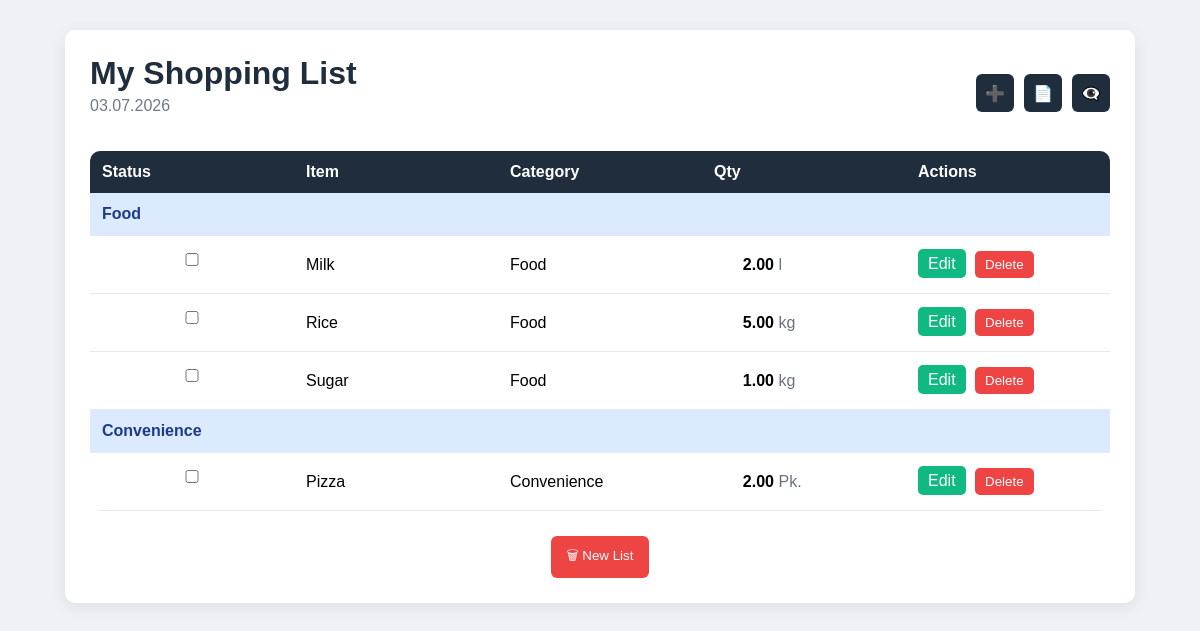
Page /list.php?hide=1&sort=category on the committed database.
### tables this page shows
CREATE TABLE shopping_items (

     
    id INT UNSIGNED AUTO_INCREMENT PRIMARY KEY,

     
    title VARCHAR(40) NOT NULL,

     
    quantity DECIMAL(8,2) NOT NULL,

     
    unit ENUM('l','g','kg','St.','Pk.') NOT NULL,

     
    information VARCHAR(120) NOT NULL DEFAULT '',

     
    category ENUM('food','convenience','non-food') NOT NULL,

     
    status TINYINT(1) NOT NULL DEFAULT 0,

     
    created_at TIMESTAMP DEFAULT CURRENT_TIMESTAMP,

     
    updated_at TIMESTAMP DEFAULT CURRENT_TIMESTAMP
        ON UPDATE CURRENT_TIMESTAMP
);

### inc/functions.inc.php (called while the page is built, shortened)
<?php
function e($text)
{
    return htmlspecialchars($text, ENT_QUOTES, 'UTF-8');
}
function categoryName($category)
{
    switch ($category) {
        case "food":
            return "Food";
        case "convenience":
            return "Convenience";
    }
}
function today()
{
    return date("d.m.Y");
}

### inc/database_functions.inc.php (called while the page is built, shortened)
<?php
function getAllItems($orderByCategory = false, $hideCompleted = false)
{
    $pdo = connectDatabase();
    $sql = "SELECT * FROM shopping_items";
    $conditions = [];
    if ($hideCompleted) {
        $conditions[] = "status = 0";
    }
    if (!empty($conditions)) {
        $sql .= " WHERE " . implode(" AND ", $conditions);
    }
    if ($orderByCategory) {
        $sql .= " ORDER BY category, title";
    } else {
        $sql .= " ORDER BY id";
    }
    $stmt = $pdo->prepare($sql);
    $stmt->execute();
    return $stmt->fetchAll();
}

### list.php (the view, shortened to what this page needs)
<?php
require_once "inc/database_functions.inc.php";
require_once "inc/functions.inc.php";
$sort = isset($_GET['sort']) && $_GET['sort'] === "category";
$hide = isset($_GET['hide']) ? (int)$_GET['hide'] : 0;
$items = getAllItems($sort, $hide);
?>
<!DOCTYPE html>
<html lang="en">
<head>
    <link rel="stylesheet" href="css/style.css">
</head>
<body>
<div class="container">
    <div class="top-bar">
        <div class="left-actions">
            <h1>My Shopping List</h1>
            <p class="date"><?= today(); ?></p>
        </div>
        <div class="right-actions">
            <a href="create.php" class="icon-btn" title="New Item">➕</a>
            <?php if ($sort): ?>
                <a href="list.php<?= $hide ? '?hide=1' : '' ?>"
                   class="icon-btn"
                   title="Flat View">📄</a>
            <?php else: ?>
                <a href="list.php<?= $hide ? '?hide=1&sort=category' : '?sort=category' ?>"
                   class="icon-btn"
                   title="Group by Category">📂</a>
            <?php endif; ?>
            <?php if ($hide): ?>
                <a href="list.php<?= $sort ? '?sort=category' : '' ?>"
                   class="icon-btn"
                   title="Show All">👁️‍🗨️</a>
            <?php else: ?>
                <a href="list.php<?= $sort ? '?sort=category&hide=1' : '?hide=1' ?>"
                   class="icon-btn"
                   title="Hide Completed">👁️</a>
            <?php endif; ?>
        </div>
    </div>
    <?php if (empty($items)): ?>
        <p>No items available.</p>
    <?php else: ?>
    <table>
        <tr>
            <th>Status</th>
            <th>Item</th>
            <th>Category</th>
            <th>Qty</th>
            <th>Actions</th>
        </tr>
        <?php
        $currentCategory = "";
        foreach ($items as $item):
            if ($sort && $currentCategory != $item['category']):
                $currentCategory = $item['category'];
        ?>
            <tr class="category-row">
                <td colspan="5">
                    <?= e(categoryName($currentCategory)); ?>
                </td>
            </tr>
        <?php endif; ?>
        <tr class="<?= $item['status'] ? 'done' : ''; ?>">
            <td>
                <?php
                $formId = 'check-form-' . $item['id'];
                ?>
                <form id="<?= $formId; ?>" action="check.php" method="post">
                    <input type="checkbox"
                           onchange="this.form.submit()"
                           <?= $item['status'] ? 'checked' : ''; ?>>
                </form>
            </td>
            <td><?= e($item['title']); ?></td>
            <td><?= e(categoryName($item['category'])); ?></td>
            <td class="quantity">
                <span class="amount"><?= e($item['quantity']); ?></span>
                <span class="unit"><?= e($item['unit']); ?></span>
            </td>
            <td class="actions">
                <a class="btn-edit"
                   href="update.php?id=<?= $item['id']; ?>">Edit</a>
                <?php
                $formId = 'delete-form-' . $item['id'];
                ?>
                <form id="<?= $formId; ?>"
                      action="delete.php"
                      method="post"
                      class="inline">
                    <button type="submit"
                            onclick="return confirm('Delete this item?')">
                        Delete
                    </button>
                </form>
            </td>
        </tr>
        <?php endforeach; ?>
    </table>
    <?php endif; ?>
    <div class="bottom-actions">
        <form action="clear.php" method="post">
            <button type="submit"
                    class="danger-btn"
                    onclick="return confirm('Delete all items?')">
                🗑 New List
            </button>
        </form>
    </div>
</div>
</body>
</html>

### css/style.css (style rules this page uses)
body { font-family: Arial, Helvetica, sans-serif; background: #eef2f7; margin: 0; }
.container { width: 85%; margin: 30px auto; background: #fff; padding: 25px; border-radius: 10px; box-shadow: 0 4px 15px rgba(0,0,0,0.08); }
.top-bar { display: flex; justify-content: space-between; align-items: center; margin-bottom: 20px; }
.left-actions h1 { margin: 0; color: #1f2d3d; }
.date { color: #6c7a89; margin-top: 5px; }
.right-actions { display: flex; gap: 10px; align-items: center; }
.icon-btn { background: #1f2d3d; color: white !important; text-decoration: none; width: 38px; height: 38px; display: inline-flex; align-items: center; justify-content: center; border-radius: 6px; font-size: 16px; transition: 0.2s; }
table { width: 100%; border-collapse: collapse; table-layout: fixed; border-radius: 10px; overflow: hidden; }
th { background: #1f2d3d; color: white; padding: 12px; text-align: left; }
td { padding: 12px; border-bottom: 1px solid #e6e9ef; }
.category-row td { background: #dbeafe; font-weight: bold; color: #1e3a8a; }
.quantity { white-space: nowrap; }
.quantity .amount { display: inline-block; width: 60px; text-align: right; font-weight: bold; }
.quantity .unit { display: inline-block; width: 40px; color: #6b7280; }
.actions { white-space: nowrap; }
.btn-edit { background: #10b981; color: white; padding: 6px 10px; border-radius: 5px; text-decoration: none; margin-right: 5px; }
button { background: #ef4444; color: white; border: none; padding: 6px 10px; border-radius: 5px; cursor: pointer; }
.inline { display: inline; }
td form { margin: 0; }
.bottom-actions { margin-top: 25px; text-align: center; }
.danger-btn { background: #ef4444; color: white; border: none; padding: 10px 16px; border-radius: 6px; cursor: pointer; }
input, select, textarea { width: 100%; padding: 8px; margin: 5px 0 15px; border: 1px solid #d1d5db; border-radius: 6px; box-sizing: border-box; }

### rows in the picture
shopping_items: category "Food", title "Milk", quantity "2.00", unit "l"
shopping_items: title "Rice", category "Food", quantity "5.00", unit "kg"
shopping_items: title "Sugar", category "Food", quantity "1.00", unit "kg"
shopping_items: category "Convenience", title "Pizza", quantity "2.00", unit "Pk."
